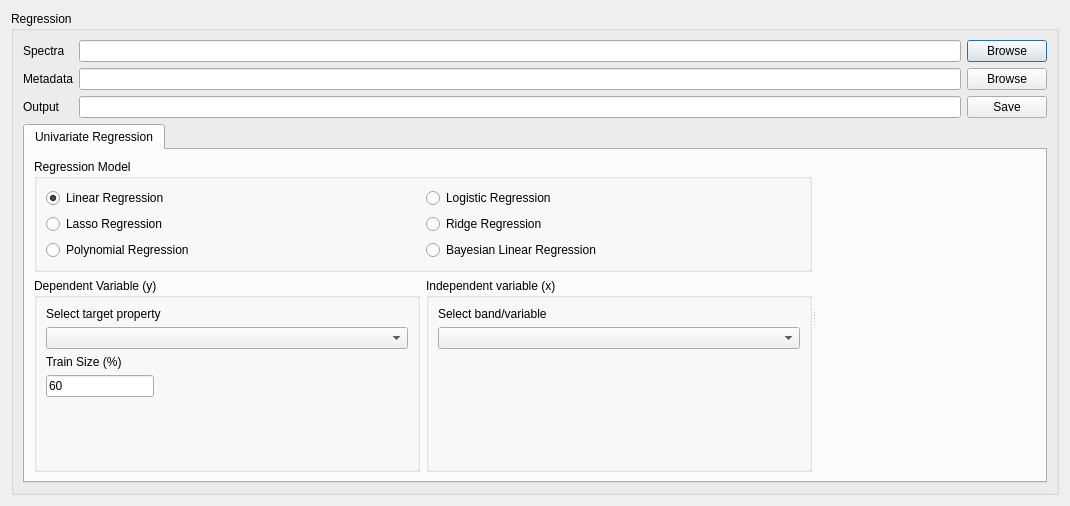
<?xml version="1.0" encoding="UTF-8"?>
<ui version="4.0">
 <class>Form</class>
 <widget class="QDialog" name="Form">
  <property name="geometry">
   <rect>
    <x>0</x>
    <y>0</y>
    <width>1070</width>
    <height>506</height>
   </rect>
  </property>
  <property name="windowTitle">
   <string>Timeseries Analysis</string>
  </property>
  <layout class="QGridLayout" name="gridLayout_6">
   <item row="0" column="0">
    <widget class="QGroupBox" name="groupBox">
     <property name="title">
      <string>Regression</string>
     </property>
     <layout class="QVBoxLayout" name="verticalLayout_8">
      <item>
       <layout class="QGridLayout" name="gridLayout">
        <item row="0" column="0">
         <widget class="QLabel" name="label_70">
          <property name="text">
           <string>Spectra</string>
          </property>
         </widget>
        </item>
        <item row="0" column="1">
         <widget class="QLineEdit" name="lineEdit_2"/>
        </item>
        <item row="0" column="2">
         <widget class="QPushButton" name="pushButton_4">
          <property name="text">
           <string>Browse</string>
          </property>
         </widget>
        </item>
        <item row="1" column="0">
         <widget class="QLabel" name="label_71">
          <property name="text">
           <string>Metadata</string>
          </property>
         </widget>
        </item>
        <item row="1" column="1">
         <widget class="QLineEdit" name="lineEdit"/>
        </item>
        <item row="1" column="2">
         <widget class="QPushButton" name="pushButton_5">
          <property name="text">
           <string>Browse</string>
          </property>
         </widget>
        </item>
        <item row="2" column="0">
         <widget class="QLabel" name="label_72">
          <property name="text">
           <string>Output</string>
          </property>
         </widget>
        </item>
        <item row="2" column="1">
         <widget class="QLineEdit" name="lineEdit_3"/>
        </item>
        <item row="2" column="2">
         <widget class="QPushButton" name="pushButton_6">
          <property name="text">
           <string>Save</string>
          </property>
         </widget>
        </item>
       </layout>
      </item>
      <item>
       <widget class="QTabWidget" name="tabWidget_4">
        <property name="currentIndex">
         <number>0</number>
        </property>
        <widget class="QWidget" name="tab_44">
         <attribute name="title">
          <string>Univariate Regression</string>
         </attribute>
         <layout class="QVBoxLayout" name="verticalLayout_7">
          <item>
           <widget class="QSplitter" name="splitter">
            <property name="orientation">
             <enum>Qt::Horizontal</enum>
            </property>
            <widget class="QWidget" name="">
             <layout class="QVBoxLayout" name="verticalLayout_6">
              <item>
               <widget class="QGroupBox" name="groupBox_3">
                <property name="title">
                 <string>Regression Model</string>
                </property>
                <layout class="QGridLayout" name="gridLayout_2">
                 <item row="0" column="0">
                  <widget class="QRadioButton" name="radioButton">
                   <property name="text">
                    <string>Linear Regression</string>
                   </property>
                   <property name="checked">
                    <bool>true</bool>
                   </property>
                   <attribute name="buttonGroup">
                    <string notr="true">buttonGroup</string>
                   </attribute>
                  </widget>
                 </item>
                 <item row="0" column="1">
                  <widget class="QRadioButton" name="radioButton_2">
                   <property name="text">
                    <string>Logistic Regression</string>
                   </property>
                   <attribute name="buttonGroup">
                    <string notr="true">buttonGroup</string>
                   </attribute>
                  </widget>
                 </item>
                 <item row="1" column="0">
                  <widget class="QRadioButton" name="radioButton_4">
                   <property name="text">
                    <string>Lasso Regression</string>
                   </property>
                   <attribute name="buttonGroup">
                    <string notr="true">buttonGroup</string>
                   </attribute>
                  </widget>
                 </item>
                 <item row="1" column="1">
                  <widget class="QRadioButton" name="radioButton_3">
                   <property name="text">
                    <string>Ridge Regression</string>
                   </property>
                   <attribute name="buttonGroup">
                    <string notr="true">buttonGroup</string>
                   </attribute>
                  </widget>
                 </item>
                 <item row="2" column="0">
                  <widget class="QRadioButton" name="radioButton_5">
                   <property name="text">
                    <string>Polynomial Regression</string>
                   </property>
                   <attribute name="buttonGroup">
                    <string notr="true">buttonGroup</string>
                   </attribute>
                  </widget>
                 </item>
                 <item row="2" column="1">
                  <widget class="QRadioButton" name="radioButton_6">
                   <property name="text">
                    <string>Bayesian Linear Regression</string>
                   </property>
                   <attribute name="buttonGroup">
                    <string notr="true">buttonGroup</string>
                   </attribute>
                  </widget>
                 </item>
                </layout>
               </widget>
              </item>
              <item>
               <layout class="QHBoxLayout" name="horizontalLayout">
                <item>
                 <widget class="QGroupBox" name="groupBox_2">
                  <property name="title">
                   <string>Dependent Variable (y)</string>
                  </property>
                  <layout class="QVBoxLayout" name="verticalLayout_4">
                   <item>
                    <layout class="QVBoxLayout" name="verticalLayout">
                     <item>
                      <widget class="QLabel" name="label_76">
                       <property name="text">
                        <string>Select target property</string>
                       </property>
                       <property name="buddy">
                        <cstring></cstring>
                       </property>
                      </widget>
                     </item>
                     <item>
                      <widget class="QComboBox" name="comboBox"/>
                     </item>
                    </layout>
                   </item>
                   <item>
                    <layout class="QVBoxLayout" name="verticalLayout_3">
                     <item>
                      <widget class="QLabel" name="label_77">
                       <property name="text">
                        <string>Train Size (%)</string>
                       </property>
                       <property name="buddy">
                        <cstring></cstring>
                       </property>
                      </widget>
                     </item>
                     <item>
                      <widget class="QLineEdit" name="x1CoordEdit_14">
                       <property name="enabled">
                        <bool>true</bool>
                       </property>
                       <property name="sizePolicy">
                        <sizepolicy hsizetype="Fixed" vsizetype="Fixed">
                         <horstretch>0</horstretch>
                         <verstretch>0</verstretch>
                        </sizepolicy>
                       </property>
                       <property name="text">
                        <string>60</string>
                       </property>
                       <property name="maxLength">
                        <number>3</number>
                       </property>
                      </widget>
                     </item>
                    </layout>
                   </item>
                   <item>
                    <spacer name="verticalSpacer_36">
                     <property name="orientation">
                      <enum>Qt::Vertical</enum>
                     </property>
                     <property name="sizeHint" stdset="0">
                      <size>
                       <width>20</width>
                       <height>23</height>
                      </size>
                     </property>
                    </spacer>
                   </item>
                  </layout>
                 </widget>
                </item>
                <item>
                 <widget class="QGroupBox" name="groupBox_35">
                  <property name="title">
                   <string>Independent variable (x)</string>
                  </property>
                  <layout class="QVBoxLayout" name="verticalLayout_5">
                   <item>
                    <layout class="QVBoxLayout" name="verticalLayout_2">
                     <item>
                      <widget class="QLabel" name="label_75">
                       <property name="text">
                        <string>Select band/variable</string>
                       </property>
                       <property name="buddy">
                        <cstring></cstring>
                       </property>
                      </widget>
                     </item>
                     <item>
                      <widget class="QComboBox" name="wavelengthCmb"/>
                     </item>
                     <item>
                      <spacer name="verticalSpacer">
                       <property name="orientation">
                        <enum>Qt::Vertical</enum>
                       </property>
                       <property name="sizeHint" stdset="0">
                        <size>
                         <width>20</width>
                         <height>40</height>
                        </size>
                       </property>
                      </spacer>
                     </item>
                    </layout>
                   </item>
                  </layout>
                 </widget>
                </item>
               </layout>
              </item>
             </layout>
            </widget>
            <widget class="QMatplotlibWidget" name="mplWidgetSpectral_6" native="true"/>
           </widget>
          </item>
         </layout>
        </widget>
       </widget>
      </item>
     </layout>
    </widget>
   </item>
  </layout>
 </widget>
 <customwidgets>
  <customwidget>
   <class>QMatplotlibWidget</class>
   <extends>QWidget</extends>
   <header>Ui.qmatplotlibwidget</header>
   <container>1</container>
  </customwidget>
 </customwidgets>
 <resources/>
 <connections/>
 <buttongroups>
  <buttongroup name="buttonGroup"/>
 </buttongroups>
</ui>
